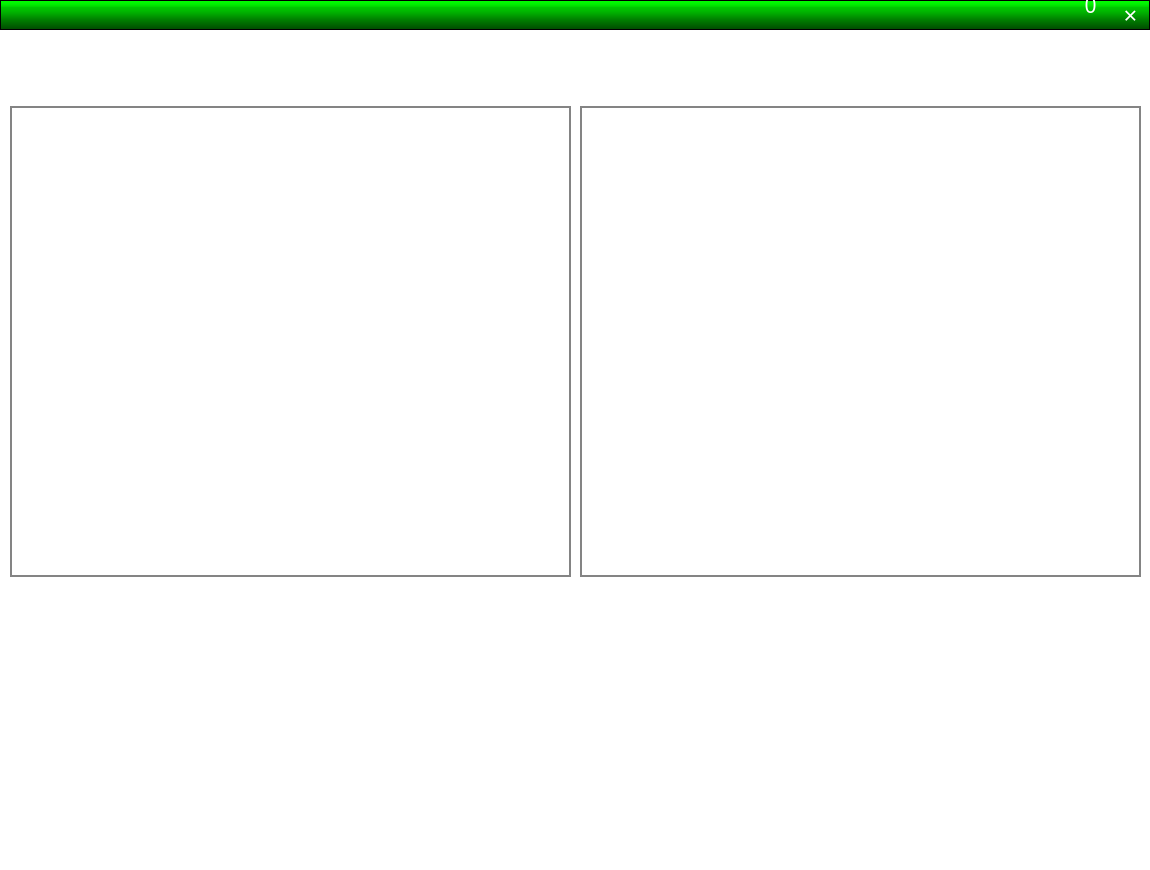
<?xml version="1.0" encoding="UTF-8"?>
<ui version="4.0">
 <class>Form</class>
 <widget class="QWidget" name="Form">
  <property name="geometry">
   <rect>
    <x>0</x>
    <y>0</y>
    <width>1150</width>
    <height>870</height>
   </rect>
  </property>
  <property name="minimumSize">
   <size>
    <width>900</width>
    <height>700</height>
   </size>
  </property>
  <property name="maximumSize">
   <size>
    <width>100000</width>
    <height>100000</height>
   </size>
  </property>
  <property name="windowTitle">
   <string>Form</string>
  </property>
  <property name="windowIcon">
   <iconset resource="icon.qrc">
    <normaloff>:/lay/system/images/qq.jpeg</normaloff>:/lay/system/images/qq.jpeg</iconset>
  </property>
  <property name="styleSheet">
   <string notr="true">/* Author : Caohaiming */
background-color: rgb(255, 255, 255);</string>
  </property>
  <widget class="QTabWidget" name="tabWidget">
   <property name="geometry">
    <rect>
     <x>0</x>
     <y>30</y>
     <width>1150</width>
     <height>841</height>
    </rect>
   </property>
   <property name="minimumSize">
    <size>
     <width>900</width>
     <height>0</height>
    </size>
   </property>
   <property name="maximumSize">
    <size>
     <width>10000</width>
     <height>10000</height>
    </size>
   </property>
   <property name="mouseTracking">
    <bool>true</bool>
   </property>
   <property name="focusPolicy">
    <enum>Qt::TabFocus</enum>
   </property>
   <property name="contextMenuPolicy">
    <enum>Qt::DefaultContextMenu</enum>
   </property>
   <property name="toolTipDuration">
    <number>-1</number>
   </property>
   <property name="accessibleName">
    <string/>
   </property>
   <property name="layoutDirection">
    <enum>Qt::LeftToRight</enum>
   </property>
   <property name="autoFillBackground">
    <bool>false</bool>
   </property>
   <property name="styleSheet">
    <string notr="true">QTabWidget::pane{
	border:none;
}
QTabWidget::tab-bar{
        alignment:up;
}
QTabBar::tab{
	background:transparent;
	/*color:white;*/
	/*min-width:30ex;
	min-height:10ex;*/
}
QTabBar::tab:hover{
	background:rgb(255, 255, 255);
}
QTabBar::tab:pressed{
	padding-left : 1px;
	padding-top : 1px;
}</string>
   </property>
   <property name="tabPosition">
    <enum>QTabWidget::North</enum>
   </property>
   <property name="tabShape">
    <enum>QTabWidget::Rounded</enum>
   </property>
   <property name="currentIndex">
    <number>0</number>
   </property>
   <property name="iconSize">
    <size>
     <width>70</width>
     <height>70</height>
    </size>
   </property>
   <property name="elideMode">
    <enum>Qt::ElideLeft</enum>
   </property>
   <property name="documentMode">
    <bool>false</bool>
   </property>
   <property name="tabsClosable">
    <bool>false</bool>
   </property>
   <property name="movable">
    <bool>false</bool>
   </property>
   <property name="tabBarAutoHide">
    <bool>false</bool>
   </property>
   <widget class="QWidget" name="upLoadTab">
    <property name="styleSheet">
     <string notr="true">#upLoadTab{
background-image: url(:/img/system/images/DataSci.png);
}</string>
    </property>
    <attribute name="icon">
     <iconset resource="main.qrc">
      <normaloff>:/maini/system/images/upload.png</normaloff>:/maini/system/images/upload.png</iconset>
    </attribute>
    <attribute name="title">
     <string/>
    </attribute>
    <widget class="QLabel" name="SourceImage">
     <property name="geometry">
      <rect>
       <x>10</x>
       <y>50</y>
       <width>561</width>
       <height>471</height>
      </rect>
     </property>
     <property name="styleSheet">
      <string notr="true">background-color: rgb(255, 255, 255);
border: 2px solid rgb(132, 132, 132);</string>
     </property>
     <property name="text">
      <string/>
     </property>
    </widget>
    <widget class="QLabel" name="NewImage">
     <property name="geometry">
      <rect>
       <x>580</x>
       <y>50</y>
       <width>561</width>
       <height>471</height>
      </rect>
     </property>
     <property name="styleSheet">
      <string notr="true">background-color: rgb(255, 255, 255);
border: 2px solid rgb(132, 132, 132);</string>
     </property>
     <property name="text">
      <string/>
     </property>
    </widget>
    <widget class="QTextBrowser" name="textBrowser">
     <property name="geometry">
      <rect>
       <x>20</x>
       <y>570</y>
       <width>551</width>
       <height>181</height>
      </rect>
     </property>
     <property name="font">
      <font>
       <family>Cambria</family>
       <pointsize>12</pointsize>
       <weight>50</weight>
       <italic>false</italic>
       <bold>false</bold>
      </font>
     </property>
     <property name="styleSheet">
      <string notr="true">/*background-color: rgb(255, 255, 255);*/
font: 12pt &quot;Cambria&quot;;
/*border: 2px solid rgb(132, 132, 132);*/
background-color : transparent;
color : white;
border : None</string>
     </property>
     <property name="lineWidth">
      <number>1</number>
     </property>
     <property name="html">
      <string>&lt;!DOCTYPE HTML PUBLIC &quot;-//W3C//DTD HTML 4.0//EN&quot; &quot;http://www.w3.org/TR/REC-html40/strict.dtd&quot;&gt;
&lt;html&gt;&lt;head&gt;&lt;meta name=&quot;qrichtext&quot; content=&quot;1&quot; /&gt;&lt;style type=&quot;text/css&quot;&gt;
p, li { white-space: pre-wrap; }
&lt;/style&gt;&lt;/head&gt;&lt;body style=&quot; font-family:'Cambria'; font-size:12pt; font-weight:400; font-style:normal;&quot;&gt;
&lt;p style=&quot;-qt-paragraph-type:empty; margin-top:0px; margin-bottom:0px; margin-left:0px; margin-right:0px; -qt-block-indent:0; text-indent:0px;&quot;&gt;&lt;br /&gt;&lt;/p&gt;&lt;/body&gt;&lt;/html&gt;</string>
     </property>
    </widget>
    <widget class="QLabel" name="SourceLabel">
     <property name="geometry">
      <rect>
       <x>10</x>
       <y>10</y>
       <width>561</width>
       <height>31</height>
      </rect>
     </property>
     <property name="font">
      <font>
       <pointsize>20</pointsize>
       <weight>75</weight>
       <bold>true</bold>
      </font>
     </property>
     <property name="styleSheet">
      <string notr="true">background-color : transparent;
color : white;
/*font-size : 20px;*/</string>
     </property>
     <property name="text">
      <string>Source Image</string>
     </property>
     <property name="alignment">
      <set>Qt::AlignCenter</set>
     </property>
    </widget>
    <widget class="QLabel" name="DistImage">
     <property name="geometry">
      <rect>
       <x>580</x>
       <y>10</y>
       <width>561</width>
       <height>31</height>
      </rect>
     </property>
     <property name="font">
      <font>
       <pointsize>20</pointsize>
       <weight>75</weight>
       <bold>true</bold>
      </font>
     </property>
     <property name="styleSheet">
      <string notr="true">background-color : transparent;
color : white;
/*font-size : 20px;*/</string>
     </property>
     <property name="text">
      <string>Target Image</string>
     </property>
     <property name="alignment">
      <set>Qt::AlignCenter</set>
     </property>
    </widget>
    <widget class="QLabel" name="SrcInfo">
     <property name="geometry">
      <rect>
       <x>20</x>
       <y>530</y>
       <width>551</width>
       <height>31</height>
      </rect>
     </property>
     <property name="font">
      <font>
       <pointsize>20</pointsize>
       <weight>75</weight>
       <bold>true</bold>
      </font>
     </property>
     <property name="styleSheet">
      <string notr="true">background-color : transparent;
color : white;
/*font-size : 20px;*/</string>
     </property>
     <property name="text">
      <string>Parameter Information</string>
     </property>
     <property name="alignment">
      <set>Qt::AlignCenter</set>
     </property>
    </widget>
    <widget class="QPushButton" name="UpLoadButton">
     <property name="geometry">
      <rect>
       <x>580</x>
       <y>570</y>
       <width>261</width>
       <height>41</height>
      </rect>
     </property>
     <property name="styleSheet">
      <string notr="true">QPushButton{
	background: transparent;
    height:30px;
    color: white;
    border: 2px solid #FFFFFF;
    border-radius: 6px;
	font-size : 22px;
}
QPushButton:hover {
    /*background-color: #0000FF;*/
	
    border-radius: 6px;
    /*color:white;*/
	font-size : 24px;
}
QPushButton:pressed {
	
    /*左内边距为3像素，让按下时字向右移动3像素*/  
    padding-left:3px;
    /*上内边距为3像素，让按下时字向下移动3像素*/  
    padding-top:3px;
	border: 2px solid rgb(80,80,80);
}</string>
     </property>
     <property name="text">
      <string>上传</string>
     </property>
    </widget>
    <widget class="QPushButton" name="GenerateButton">
     <property name="geometry">
      <rect>
       <x>880</x>
       <y>570</y>
       <width>261</width>
       <height>41</height>
      </rect>
     </property>
     <property name="styleSheet">
      <string notr="true">QPushButton{
	background: transparent;
    height:30px;
    color: white;
    border: 2px solid #FFFFFF;
    border-radius: 6px;
	font-size : 22px;
}
QPushButton:hover {
    /*background-color: #0000FF;*/
	
    border-radius: 6px;
    /*color:white;*/
	font-size : 24px;
}
QPushButton:pressed {
	
    /*左内边距为3像素，让按下时字向右移动3像素*/  
    padding-left:3px;
    /*上内边距为3像素，让按下时字向下移动3像素*/  
    padding-top:3px;
	border: 2px solid rgb(80,80,80);
}</string>
     </property>
     <property name="text">
      <string>生成标记图像</string>
     </property>
    </widget>
    <widget class="QPushButton" name="SaveButton">
     <property name="geometry">
      <rect>
       <x>720</x>
       <y>710</y>
       <width>281</width>
       <height>41</height>
      </rect>
     </property>
     <property name="styleSheet">
      <string notr="true">QPushButton{
	background: transparent;
    height:30px;
    color: white;
    border: 2px solid #FFFFFF;
    border-radius: 6px;
	font-size : 22px;
}
QPushButton:hover {
    /*background-color: #0000FF;*/
	
    border-radius: 6px;
    /*color:white;*/
	font-size : 24px;
}
QPushButton:pressed {
	
    /*左内边距为3像素，让按下时字向右移动3像素*/  
    padding-left:3px;
    /*上内边距为3像素，让按下时字向下移动3像素*/  
    padding-top:3px;
	border: 2px solid rgb(80,80,80);
}</string>
     </property>
     <property name="text">
      <string>保存生成结果</string>
     </property>
    </widget>
    <widget class="QPushButton" name="UploadOpenAugmentationButton">
     <property name="geometry">
      <rect>
       <x>580</x>
       <y>640</y>
       <width>261</width>
       <height>41</height>
      </rect>
     </property>
     <property name="styleSheet">
      <string notr="true">QPushButton{
	background: transparent;
    height:30px;
    color: white;
    border: 2px solid #FFFFFF;
    border-radius: 6px;
	font-size : 22px;
}
QPushButton:hover {
    /*background-color: #0000FF;*/
	
    border-radius: 6px;
    /*color:white;*/
	font-size : 24px;
}
QPushButton:pressed {
	
    /*左内边距为3像素，让按下时字向右移动3像素*/  
    padding-left:3px;
    /*上内边距为3像素，让按下时字向下移动3像素*/  
    padding-top:3px;
	border: 2px solid rgb(80,80,80);
}</string>
     </property>
     <property name="text">
      <string>图像增强开启</string>
     </property>
    </widget>
    <widget class="QPushButton" name="UploadParameterSettingButton">
     <property name="geometry">
      <rect>
       <x>880</x>
       <y>640</y>
       <width>261</width>
       <height>41</height>
      </rect>
     </property>
     <property name="styleSheet">
      <string notr="true">QPushButton{
	background: transparent;
    height:30px;
    color: white;
    border: 2px solid #FFFFFF;
    border-radius: 6px;
	font-size : 22px;
}
QPushButton:hover {
    /*background-color: #0000FF;*/
	
    border-radius: 6px;
    /*color:white;*/
	font-size : 24px;
}
QPushButton:pressed {
	
    /*左内边距为3像素，让按下时字向右移动3像素*/  
    padding-left:3px;
    /*上内边距为3像素，让按下时字向下移动3像素*/  
    padding-top:3px;
	border: 2px solid rgb(80,80,80);
}</string>
     </property>
     <property name="text">
      <string>参数设置</string>
     </property>
    </widget>
   </widget>
   <widget class="QWidget" name="OCRTab">
    <property name="styleSheet">
     <string notr="true">#OCRTab{
background-image: url(:/img/system/images/DataSci.png);
}</string>
    </property>
    <attribute name="icon">
     <iconset>
      <normaloff>system/images/ocr.jpg</normaloff>system/images/ocr.jpg</iconset>
    </attribute>
    <attribute name="title">
     <string/>
    </attribute>
    <widget class="QLabel" name="displayImage">
     <property name="geometry">
      <rect>
       <x>10</x>
       <y>10</y>
       <width>1131</width>
       <height>631</height>
      </rect>
     </property>
     <property name="styleSheet">
      <string notr="true">border: 2px solid rgb(132, 132, 132);</string>
     </property>
     <property name="text">
      <string/>
     </property>
    </widget>
    <widget class="QPushButton" name="CaptureButton">
     <property name="geometry">
      <rect>
       <x>590</x>
       <y>650</y>
       <width>250</width>
       <height>41</height>
      </rect>
     </property>
     <property name="styleSheet">
      <string notr="true">QPushButton{
	background: transparent;
    height:30px;
    color: white;
    border: 2px solid #FFFFFF;
    border-radius: 6px;
	font-size : 22px;
}
QPushButton:hover {
    /*background-color: #0000FF;*/
	
    border-radius: 6px;
    /*color:white;*/
	font-size : 24px;
}
QPushButton:pressed {
	
    /*左内边距为3像素，让按下时字向右移动3像素*/  
    padding-left:3px;
    /*上内边距为3像素，让按下时字向下移动3像素*/  
    padding-top:3px;
	border: 2px solid rgb(80,80,80);
}</string>
     </property>
     <property name="text">
      <string>摄像头开启</string>
     </property>
    </widget>
    <widget class="QPushButton" name="detectButton">
     <property name="geometry">
      <rect>
       <x>890</x>
       <y>650</y>
       <width>250</width>
       <height>41</height>
      </rect>
     </property>
     <property name="styleSheet">
      <string notr="true">QPushButton{
	background: transparent;
    height:30px;
    color: white;
    border: 2px solid #FFFFFF;
    border-radius: 6px;
	font-size : 22px;
}
QPushButton:hover {
    /*background-color: #0000FF;*/
	
    border-radius: 6px;
    /*color:white;*/
	font-size : 24px;
}
QPushButton:pressed {
	
    /*左内边距为3像素，让按下时字向右移动3像素*/  
    padding-left:3px;
    /*上内边距为3像素，让按下时字向下移动3像素*/  
    padding-top:3px;
	border: 2px solid rgb(80,80,80);
}</string>
     </property>
     <property name="text">
      <string>实时检测开启</string>
     </property>
    </widget>
    <widget class="QPushButton" name="AugmentButton">
     <property name="geometry">
      <rect>
       <x>890</x>
       <y>710</y>
       <width>250</width>
       <height>41</height>
      </rect>
     </property>
     <property name="styleSheet">
      <string notr="true">QPushButton{
	background: transparent;
    height:30px;
    color: white;
    border: 2px solid #FFFFFF;
    border-radius: 6px;
	font-size : 22px;
}
QPushButton:hover {
    /*background-color: #0000FF;*/
	
    border-radius: 6px;
    /*color:white;*/
	font-size : 24px;
}
QPushButton:pressed {
	
    /*左内边距为3像素，让按下时字向右移动3像素*/  
    padding-left:3px;
    /*上内边距为3像素，让按下时字向下移动3像素*/  
    padding-top:3px;
	border: 2px solid rgb(80,80,80);
}</string>
     </property>
     <property name="text">
      <string>图像增强开启</string>
     </property>
    </widget>
    <widget class="QPushButton" name="ParameterSettingButton">
     <property name="geometry">
      <rect>
       <x>590</x>
       <y>710</y>
       <width>250</width>
       <height>41</height>
      </rect>
     </property>
     <property name="styleSheet">
      <string notr="true">QPushButton{
	background: transparent;
    height:30px;
    color: white;
    border: 2px solid #FFFFFF;
    border-radius: 6px;
	font-size : 22px;
}
QPushButton:hover {
    /*background-color: #0000FF;*/
	
    border-radius: 6px;
    /*color:white;*/
	font-size : 24px;
}
QPushButton:pressed {
	
    /*左内边距为3像素，让按下时字向右移动3像素*/  
    padding-left:3px;
    /*上内边距为3像素，让按下时字向下移动3像素*/  
    padding-top:3px;
	border: 2px solid rgb(80,80,80);
}</string>
     </property>
     <property name="text">
      <string>参数设置</string>
     </property>
    </widget>
    <widget class="QTextBrowser" name="realtime_textBrowser">
     <property name="geometry">
      <rect>
       <x>10</x>
       <y>650</y>
       <width>551</width>
       <height>101</height>
      </rect>
     </property>
     <property name="font">
      <font>
       <family>Cambria</family>
       <pointsize>12</pointsize>
       <weight>50</weight>
       <italic>false</italic>
       <bold>false</bold>
      </font>
     </property>
     <property name="styleSheet">
      <string notr="true">/*background-color: rgb(255, 255, 255);*/
font: 12pt &quot;Cambria&quot;;
/*border: 2px solid rgb(132, 132, 132);*/
background-color : transparent;
color : white;
border : None</string>
     </property>
     <property name="lineWidth">
      <number>1</number>
     </property>
     <property name="html">
      <string>&lt;!DOCTYPE HTML PUBLIC &quot;-//W3C//DTD HTML 4.0//EN&quot; &quot;http://www.w3.org/TR/REC-html40/strict.dtd&quot;&gt;
&lt;html&gt;&lt;head&gt;&lt;meta name=&quot;qrichtext&quot; content=&quot;1&quot; /&gt;&lt;style type=&quot;text/css&quot;&gt;
p, li { white-space: pre-wrap; }
&lt;/style&gt;&lt;/head&gt;&lt;body style=&quot; font-family:'Cambria'; font-size:12pt; font-weight:400; font-style:normal;&quot;&gt;
&lt;p style=&quot;-qt-paragraph-type:empty; margin-top:0px; margin-bottom:0px; margin-left:0px; margin-right:0px; -qt-block-indent:0; text-indent:0px;&quot;&gt;&lt;br /&gt;&lt;/p&gt;&lt;/body&gt;&lt;/html&gt;</string>
     </property>
    </widget>
   </widget>
   <widget class="QWidget" name="otherTab">
    <property name="styleSheet">
     <string notr="true">#otherTab{
background-image: url(:/img/system/images/DataSci.png);
}</string>
    </property>
    <attribute name="icon">
     <iconset>
      <normaloff>system/images/other.jpg</normaloff>system/images/other.jpg</iconset>
    </attribute>
    <attribute name="title">
     <string/>
    </attribute>
    <widget class="QLabel" name="FaceDisplayImage">
     <property name="geometry">
      <rect>
       <x>10</x>
       <y>10</y>
       <width>1130</width>
       <height>691</height>
      </rect>
     </property>
     <property name="styleSheet">
      <string notr="true">border: 2px solid rgb(132, 132, 132);</string>
     </property>
     <property name="text">
      <string/>
     </property>
    </widget>
    <widget class="QPushButton" name="FaceDetectButton">
     <property name="geometry">
      <rect>
       <x>660</x>
       <y>710</y>
       <width>351</width>
       <height>41</height>
      </rect>
     </property>
     <property name="styleSheet">
      <string notr="true">QPushButton{
	background: transparent;
    height:30px;
    color: white;
    border: 2px solid #FFFFFF;
    border-radius: 6px;
	font-size : 22px;
}
QPushButton:hover {
    /*background-color: #0000FF;*/
	
    border-radius: 6px;
    /*color:white;*/
	font-size : 24px;
}
QPushButton:pressed {
	
    /*左内边距为3像素，让按下时字向右移动3像素*/  
    padding-left:3px;
    /*上内边距为3像素，让按下时字向下移动3像素*/  
    padding-top:3px;
	border: 2px solid rgb(80,80,80);
}</string>
     </property>
     <property name="text">
      <string>实时检测开启</string>
     </property>
    </widget>
    <widget class="QPushButton" name="FaceCaptureButton">
     <property name="geometry">
      <rect>
       <x>110</x>
       <y>710</y>
       <width>351</width>
       <height>41</height>
      </rect>
     </property>
     <property name="styleSheet">
      <string notr="true">QPushButton{
	background: transparent;
    height:30px;
    color: white;
    border: 2px solid #FFFFFF;
    border-radius: 6px;
	font-size : 22px;
}
QPushButton:hover {
    /*background-color: #0000FF;*/
	
    border-radius: 6px;
    /*color:white;*/
	font-size : 24px;
}
QPushButton:pressed {
	
    /*左内边距为3像素，让按下时字向右移动3像素*/  
    padding-left:3px;
    /*上内边距为3像素，让按下时字向下移动3像素*/  
    padding-top:3px;
	border: 2px solid rgb(80,80,80);
}</string>
     </property>
     <property name="text">
      <string>摄像头开启</string>
     </property>
    </widget>
   </widget>
  </widget>
  <widget class="QFrame" name="menu">
   <property name="geometry">
    <rect>
     <x>0</x>
     <y>0</y>
     <width>1150</width>
     <height>30</height>
    </rect>
   </property>
   <property name="minimumSize">
    <size>
     <width>600</width>
     <height>30</height>
    </size>
   </property>
   <property name="maximumSize">
    <size>
     <width>10000</width>
     <height>30</height>
    </size>
   </property>
   <property name="styleSheet">
    <string notr="true">QFrame{
	background-color: qlineargradient(spread:pad, x1:0, y1:1, x2:0, y2:0, stop:0 rgba(0, 50, 0, 255), stop:0.05 rgba(0, 80, 0, 255), stop:0.36 rgba(0, 130, 0, 255), stop:0.6 rgba(0, 180, 0, 255), stop:0.75 rgba(0, 200, 0, 255), stop:0.79 rgba(0, 220, 0, 255), stop:0.86 rgba(0, 240, 0, 255), stop:0.935 rgba(0, 252, 0, 255));
}</string>
   </property>
   <property name="frameShape">
    <enum>QFrame::StyledPanel</enum>
   </property>
   <property name="frameShadow">
    <enum>QFrame::Raised</enum>
   </property>
   <widget class="QPushButton" name="closeButton">
    <property name="geometry">
     <rect>
      <x>1110</x>
      <y>0</y>
      <width>41</width>
      <height>29</height>
     </rect>
    </property>
    <property name="minimumSize">
     <size>
      <width>29</width>
      <height>29</height>
     </size>
    </property>
    <property name="font">
     <font>
      <family>Arial Rounded MT Bold</family>
      <pointsize>18</pointsize>
      <weight>50</weight>
      <italic>false</italic>
      <bold>false</bold>
      <underline>false</underline>
     </font>
    </property>
    <property name="styleSheet">
     <string notr="true">QPushButton{
	color: qlineargradient(spread:pad, x1:0, y1:0, x2:1, y2:0, stop:0 rgb(0, 0, 0), stop:1 rgb(255, 255, 255));
    border: none;
	background : transparent;
	border-radius:1px;
}
/*悬停*/
QPushButton:hover {
    color: grey;
}
/*鼠标按下不放*/
QPushButton:pressed {
    padding-left:3px;
    padding-top:3px;
}</string>
    </property>
    <property name="text">
     <string>×</string>
    </property>
    <property name="checkable">
     <bool>false</bool>
    </property>
    <property name="autoDefault">
     <bool>false</bool>
    </property>
    <property name="default">
     <bool>false</bool>
    </property>
    <property name="flat">
     <bool>false</bool>
    </property>
   </widget>
   <widget class="QPushButton" name="minButton">
    <property name="geometry">
     <rect>
      <x>1070</x>
      <y>-10</y>
      <width>41</width>
      <height>29</height>
     </rect>
    </property>
    <property name="minimumSize">
     <size>
      <width>29</width>
      <height>29</height>
     </size>
    </property>
    <property name="font">
     <font>
      <family>Webdings</family>
      <pointsize>16</pointsize>
      <weight>50</weight>
      <italic>false</italic>
      <bold>false</bold>
      <underline>false</underline>
     </font>
    </property>
    <property name="styleSheet">
     <string notr="true">QPushButton{
	color: qlineargradient(spread:pad, x1:0, y1:0, x2:1, y2:0, stop:0 rgb(0, 0, 0), stop:1 rgb(255, 255, 255));
    border: none;
	background : transparent;
}
/*悬停*/
QPushButton:hover {
    color: grey;
}
/*鼠标按下不放*/
QPushButton:pressed {
    padding-left:3px;
    padding-top:3px;
}</string>
    </property>
    <property name="text">
     <string>0</string>
    </property>
    <property name="checkable">
     <bool>false</bool>
    </property>
    <property name="autoDefault">
     <bool>false</bool>
    </property>
    <property name="default">
     <bool>false</bool>
    </property>
    <property name="flat">
     <bool>false</bool>
    </property>
   </widget>
  </widget>
 </widget>
 <resources>
  <include location="main.qrc"/>
  <include location="icon.qrc"/>
  <include location="signup.qrc"/>
 </resources>
 <connections>
  <connection>
   <sender>closeButton</sender>
   <signal>clicked()</signal>
   <receiver>Form</receiver>
   <slot>close()</slot>
   <hints>
    <hint type="sourcelabel">
     <x>880</x>
     <y>14</y>
    </hint>
    <hint type="destinationlabel">
     <x>449</x>
     <y>349</y>
    </hint>
   </hints>
  </connection>
  <connection>
   <sender>minButton</sender>
   <signal>clicked()</signal>
   <receiver>Form</receiver>
   <slot>showMinimized()</slot>
   <hints>
    <hint type="sourcelabel">
     <x>840</x>
     <y>4</y>
    </hint>
    <hint type="destinationlabel">
     <x>449</x>
     <y>349</y>
    </hint>
   </hints>
  </connection>
 </connections>
</ui>
